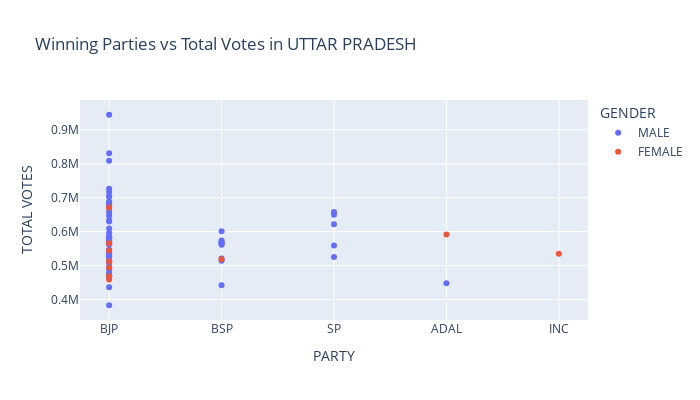

Notebook code for this chart:
### Code cell
p1=px.scatter(df[(df['WINNER']==1) & (df['STATE']=='Uttar Pradesh')], x="PARTY", y="TOTAL VOTES", color="GENDER",
                title="Winning Parties vs Total Votes in UTTAR PRADESH")
p1.update_layout(
   width=700,
   height=400
)

### Figure 1 — Plotly figure (JSON) as saved in the notebook; plotly's stock layout.template omitted (floating-point values rounded to 4 significant figures)
{"data": [{"hovertemplate": "GENDER=MALE<br>PARTY=%{x}<br>TOTAL VOTES=%{y}<extra></extra>", "legendgroup": "MALE", "marker": {"color": "#636efa", "symbol": "circle"}, "mode": "markers", "name": "MALE", "orientation": "v", "showlegend": true, "type": "scatter", "x": ["BJP", "BJP", "BJP", "BJP", "BJP", "BJP", "BJP", "BJP", "BJP", "BJP", "BJP", "BJP", "BJP", "BJP", "BJP", "BSP", "BSP", "BJP", "BJP", "BJP", "SP", "BJP", "BJP", "BJP", "BJP", "BJP", "BJP", "BJP", "BJP", "BJP", "BJP", "BJP", "BJP", "BJP", "BJP", "BSP", "BSP", "BSP", "BJP", "BJP", "BJP", "BJP", "BJP", "SP", "BJP", "BJP", "SP", "ADAL", "SP", "SP", "BJP", "BJP", "BJP", "BSP", "BJP", "BJP", "BJP", "BJP", "BJP", "BJP", "BSP", "BJP", "BJP", "BSP", "BJP", "BJP", "BJP", "BSP"], "xaxis": "x", "y": [830812, 529021, 656215, 569880, 667147, 495819, 581282, 568143, 575122, 684299, 514528, 646875, 581763, 717122, 944503, 566082, 573829, 508190, 703507, 546673, 621578, 535917, 565270, 537675, 525789, 674664, 525982, 469114, 477926, 471162, 545348, 510733, 580644, 492253, 510029, 601082, 564118, 561045, 681321, 629999, 597039, 534429, 633026, 658006, 609589, 467543, 649416, 447914, 524926, 559177, 586184, 467940, 488397, 514139, 726349, 383009, 704549, 468937, 688990, 563087, 568378, 566961, 581358, 521128, 809272, 573780, 436291, 441771], "yaxis": "y"}, {"hovertemplate": "GENDER=FEMALE<br>PARTY=%{x}<br>TOTAL VOTES=%{y}<extra></extra>", "legendgroup": "FEMALE", "marker": {"color": "#EF553B", "symbol": "circle"}, "mode": "markers", "name": "FEMALE", "orientation": "v", "showlegend": true, "type": "scatter", "x": ["BJP", "BJP", "BJP", "BJP", "BJP", "BSP", "BJP", "ADAL", "BJP", "INC"], "xaxis": "x", "y": [459196, 566040, 512905, 494454, 468514, 518820, 671293, 591564, 544701, 534918], "yaxis": "y"}], "layout": {"height": 400, "legend": {"title": {"text": "GENDER"}, "tracegroupgap": 0}, "title": {"text": "Winning Parties vs Total Votes in UTTAR PRADESH"}, "width": 700, "xaxis": {"anchor": "y", "domain": [0, 1], "title": {"text": "PARTY"}}, "yaxis": {"anchor": "x", "domain": [0, 1], "title": {"text": "TOTAL VOTES"}}}}
